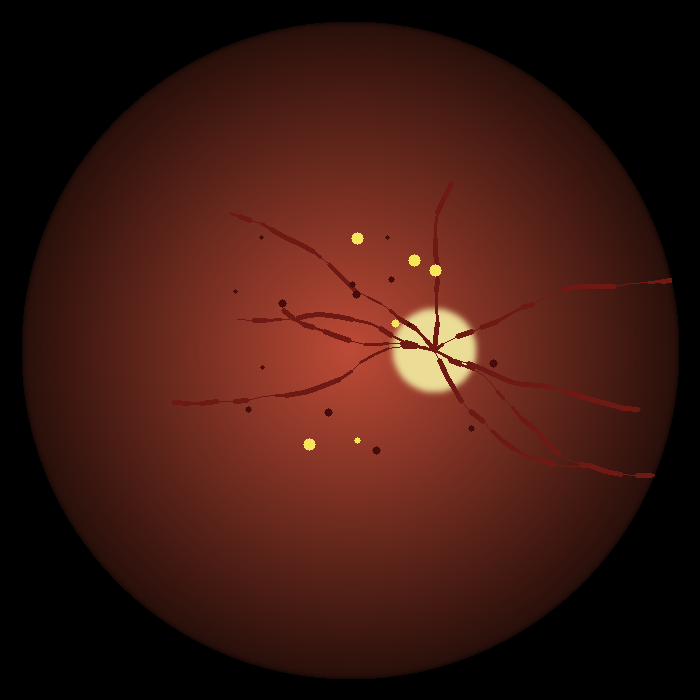
#> input picture retina-scan/sample_fundus.png, 700 x 700 px
$ python -i lesion_analysis.py   (imports and definitions only)
#> lines starting #> are read from the running program, lines starting #| are printed output that depends on the picture; after the words box and inside, x2 and y2 are one past the last pixel; in counts of white or black regions, pixels touching at a corner belong together
"""
Classical computer-vision lesion analysis.

Two jobs:
  1. Explainability - overlay likely red lesions (haemorrhages / micro-aneurysms)
     and bright lesions (exudates) on any fundus image, alongside the CNN.
  2. Fallback grader - when no trained CNN checkpoint is available, this produces
     a *deterministic, feature-based* severity estimate so the demo still works
     and is explainable, instead of returning random numbers.

This is intentionally simple (pre-deep-learning style) and is NOT a clinical
grader, but it reacts to real image content (lesion counts / areas), which is
far more honest for a demo than a random mock.
"""
from __future__ import annotations

import cv2
import numpy as np

import config

_ANALYSIS_SIZE = 512


def _fov_mask(gray: np.ndarray) -> np.ndarray:
    h, w = gray.shape
    mask = np.zeros((h, w), np.uint8)
    cv2.circle(mask, (w // 2, h // 2), int(min(h, w) / 2 * 0.97), 255, -1)
    mask[gray <= 12] = 0
    return mask


def _optic_disc(green: np.ndarray, fov: np.ndarray) -> tuple[tuple[int, int], int]:
    h, w = green.shape
    sigma = max(w / 25.0, 1.0)
    blurred = cv2.GaussianBlur(green, (0, 0), sigmaX=sigma)
    _, _, _, max_loc = cv2.minMaxLoc(blurred, mask=fov)
    radius = int(min(h, w) * 0.13)
    return max_loc, radius


def _circularity(cnt) -> float:
    area = cv2.contourArea(cnt)
    peri = cv2.arcLength(cnt, True)
    if peri == 0:
        return 0.0
    return float(4 * np.pi * area / (peri * peri))


def analyze(img_rgb: np.ndarray) -> dict:
    """Detect lesions and produce a deterministic severity estimate."""
    img = cv2.resize(img_rgb, (_ANALYSIS_SIZE, _ANALYSIS_SIZE), interpolation=cv2.INTER_AREA)
    green = img[:, :, 1]
    red = img[:, :, 0]
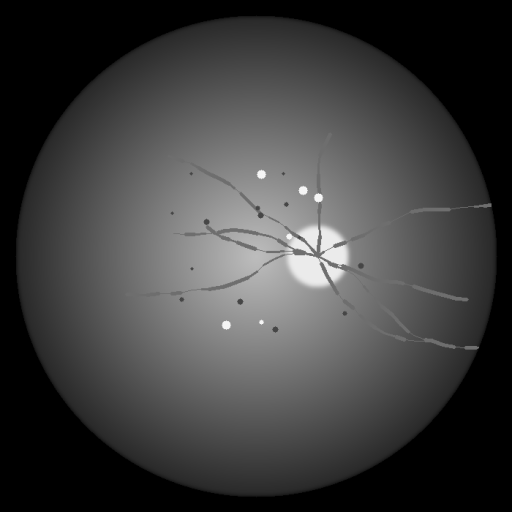
#> red: shape (512, 512); min 0, max 245, mean 62.5
    fov = _fov_mask(cv2.cvtColor(img, cv2.COLOR_RGB2GRAY))
#> in _fov_mask, `cv2.circle(mask, (w // 2, h // 2), int(min(h, w) / 2 * 0.97), 255, -1)`:
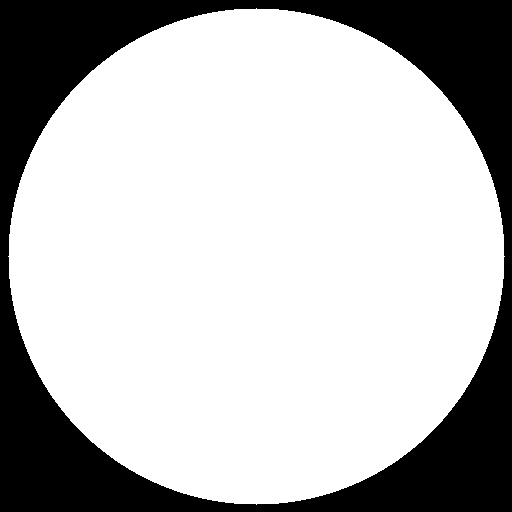
#> mask: shape (512, 512); 73.7% white; 1 black region, box (x1, y1, x2, y2) and area: (0, 0, 512, 512) 68939
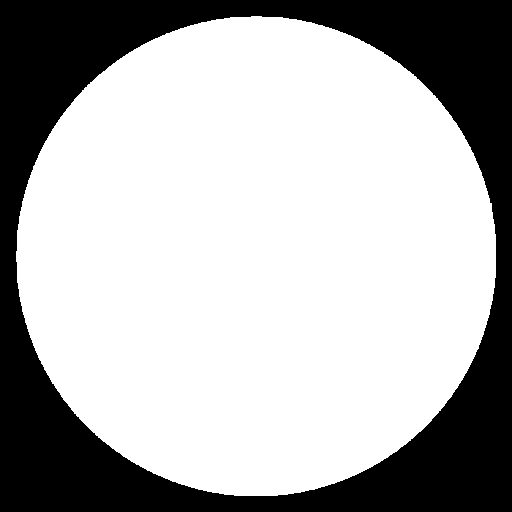
#> fov: shape (512, 512); 69.1% white; 1 black region, box (x1, y1, x2, y2) and area: (0, 0, 512, 512) 80992
    fov_area = max(int((fov > 0).sum()), 1)
#> fov_area = 181152

    od_center, od_radius = _optic_disc(green, fov)
#> in _optic_disc, `blurred = cv2.GaussianBlur(green, (0, 0), sigmaX=sigma)`:
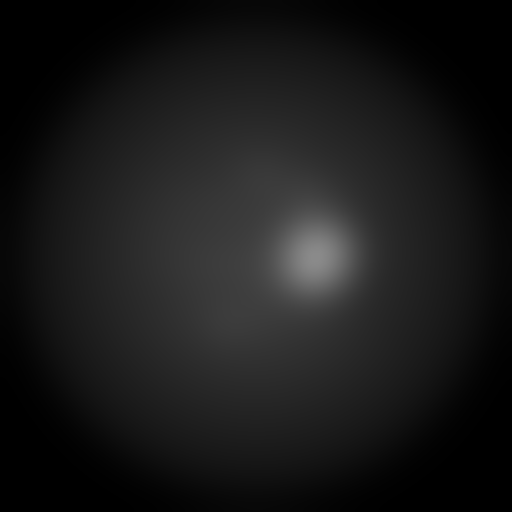
#> blurred: shape (512, 512); min 0, max 138, mean 25.2
#> in _optic_disc, `_, _, _, max_loc = cv2.minMaxLoc(blurred, mask=fov)`: max_loc = (313, 253)
#> od_center = (313, 253); od_radius = 66
    od_mask = np.zeros_like(green)
    cv2.circle(od_mask, od_center, od_radius, 255, -1)
#> od_mask: shape (512, 512); 5.2% white; 1 white region, box (x1, y1, x2, y2) and area: (247, 187, 380, 320) 13673
    valid = cv2.bitwise_and(fov, cv2.bitwise_not(od_mask))
#> valid: shape (512, 512); 63.9% white; 2 black regions, box (x1, y1, x2, y2) and area: (0, 0, 512, 512) 80992, (247, 187, 380, 320) 13673

    # ---- Bright lesions (exudates) -------------------------------------
    k_big = cv2.getStructuringElement(cv2.MORPH_ELLIPSE, (_ANALYSIS_SIZE // 20 | 1,) * 2)
    tophat = cv2.morphologyEx(green, cv2.MORPH_TOPHAT, k_big)
    th = tophat.mean() + 3.0 * tophat.std()
#> th = 47.44
    exudate = ((tophat > th) & (red > 120)).astype(np.uint8) * 255
#> exudate: shape (512, 512); 0.91% white; 14 white regions (4 under 20 px), largest, box (x1, y1, x2, y2) and area: (320, 225, 350, 267) 855, (284, 233, 314, 267) 416, (296, 225, 319, 252) 336
    exudate = cv2.bitwise_and(exudate, valid)
#> exudate: shape (512, 512); 0.06% white; 4 white regions (2 under 20 px), largest, box (x1, y1, x2, y2) and area: (257, 170, 266, 179) 69, (222, 320, 231, 330) 67
    exudate = cv2.morphologyEx(exudate, cv2.MORPH_OPEN,
                               cv2.getStructuringElement(cv2.MORPH_ELLIPSE, (3, 3)))
#> exudate: shape (512, 512); 0.06% white; 4 white regions (2 under 20 px), largest, box (x1, y1, x2, y2) and area: (257, 170, 266, 179) 69, (222, 320, 231, 330) 66
    exudate_area = int((exudate > 0).sum())
#> exudate_area = 157

    # ---- Red lesions (haemorrhages / micro-aneurysms) ------------------
    inv = 255 - green
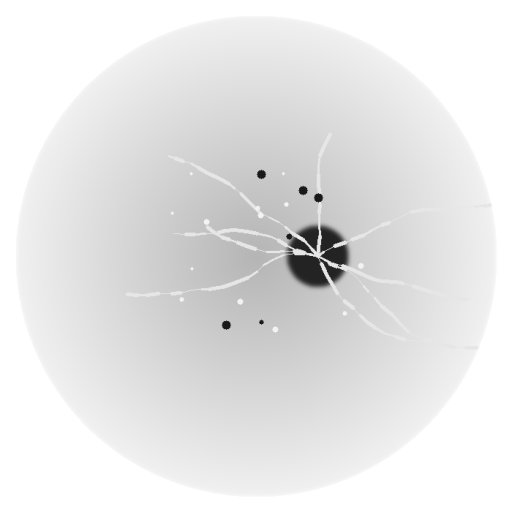
#> inv: shape (512, 512); min 25, max 255, mean 229.8
    k_small = cv2.getStructuringElement(cv2.MORPH_ELLIPSE, (9, 9))
    tophat_r = cv2.morphologyEx(inv, cv2.MORPH_TOPHAT, k_small)
    thr = tophat_r.mean() + 3.5 * tophat_r.std()
#> thr = 29.99
    cand = ((tophat_r > thr)).astype(np.uint8) * 255
#> cand: shape (512, 512); 0.66% white; 20 white regions (13 under 20 px), largest, box (x1, y1, x2, y2) and area: (206, 210, 350, 288) 1247, (201, 271, 258, 291) 161, (240, 193, 264, 218) 100
    cand = cv2.bitwise_and(cand, valid)
#> cand: shape (512, 512); 0.24% white; 14 white regions (7 under 20 px)

    red_mask = np.zeros_like(cand)
    contours, _ = cv2.findContours(cand, cv2.RETR_EXTERNAL, cv2.CHAIN_APPROX_SIMPLE)
#> contours = 14 contours, 11 with area under 20; largest, box (x1, y1, x2, y2) and area: (206, 226, 251, 248) 166, (201, 275, 252, 291) 95, (240, 193, 262, 217) 55
    red_count = 0
    for cnt in contours:
        area = cv2.contourArea(cnt)
        if 4 <= area <= 400 and _circularity(cnt) >= 0.35:   # round, small => lesion, not vessel
            red_count += 1
            cv2.drawContours(red_mask, [cnt], -1, 255, -1)
#> this loop made 14 passes
#> peri in _circularity on passes 5, 8, 11: 112.4, 174.7, 66.91
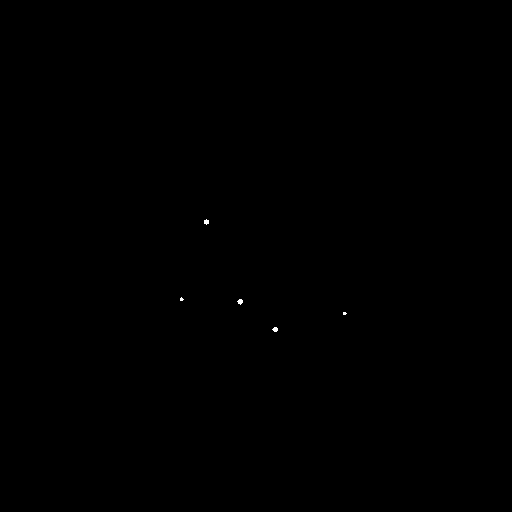
#> red_mask: shape (512, 512); 0.03% white; 5 white regions (2 under 20 px), largest, box (x1, y1, x2, y2) and area: (237, 299, 243, 305) 24, (204, 219, 209, 225) 22, (272, 327, 278, 332) 22
#> after the loop, red_count = 5
    red_area = int((red_mask > 0).sum())
#> red_area = 89

    # ---- Deterministic severity estimate -------------------------------
    ex_frac = exudate_area / fov_area
#> ex_frac = 0.000867
    s = 0.0
    s += min(red_count / 8.0, 2.2)          # early grades driven by red-lesion burden
#> s = 0.625
    s += min(ex_frac / 0.004, 1.0) * 1.4    # exudates push toward moderate/severe
#> s = 0.928
    s += min(red_area / fov_area / 0.01, 1.0) * 0.6
#> s = 0.958
    s = float(np.clip(s, 0.0, 4.0))

    idx = np.arange(config.NUM_CLASSES, dtype=np.float32)
    logits = -((idx - s) ** 2) / 0.5
#> logits = [-1.83, -0.00356, -2.17, -8.34, -18.51]
    probs = np.exp(logits - logits.max())
#> probs = [0.16, 1, 0.114, 0.000239, 9.18e-09]
    probs = (probs / probs.sum()).tolist()
#> probs = [0.126, 0.784, 0.0897, 0.000188, 7.2e-09]
    grade = int(round(s))
#> grade = 1

    # ---- Overlay -------------------------------------------------------
    overlay = img.copy()
    overlay[red_mask > 0] = (255, 40, 40)
#> overlay: shape (512, 512, 3); mean R, G, B 62.6, 25.2, 17.8
    overlay[exudate > 0] = (255, 235, 60)
#> overlay: shape (512, 512, 3); mean R, G, B 62.6, 25.2, 17.7
    cv2.circle(overlay, od_center, od_radius, (60, 160, 255), 2)
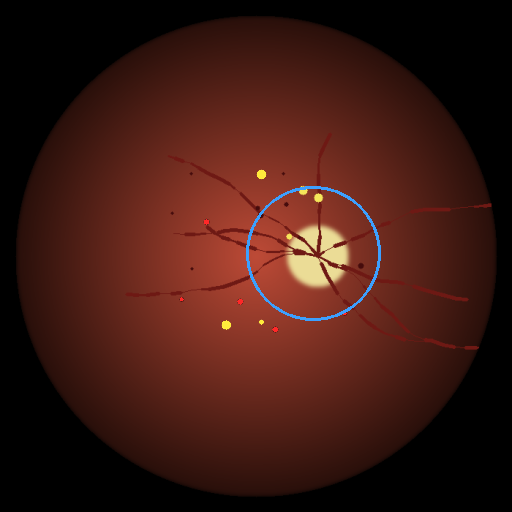
#> overlay: shape (512, 512, 3); mean R, G, B 62.2, 25.7, 18.7
    blended = cv2.addWeighted(img, 0.55, overlay, 0.45, 0)

    return {
        "grade": grade,
        "severity_score": round(s, 2),
        "probs": probs,
        "red_lesion_count": red_count,
        "exudate_area_frac": round(ex_frac, 5),
        "overlay": blended,
        "red_mask": red_mask,
        "exudate_mask": exudate,
    }

>>> import cv2
>>> picture = cv2.cvtColor(cv2.imread('sample_fundus.png'), cv2.COLOR_BGR2RGB)
>>> result = analyze(picture)
#> result = 8 items
